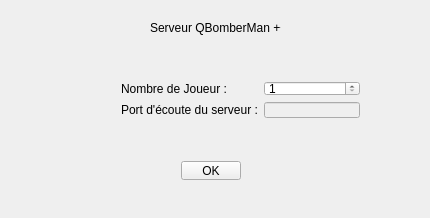
<?xml version="1.0" encoding="UTF-8"?>
<ui version="4.0">
 <class>FenetreServeur</class>
 <widget class="QMainWindow" name="FenetreServeur">
  <property name="geometry">
   <rect>
    <x>0</x>
    <y>0</y>
    <width>430</width>
    <height>218</height>
   </rect>
  </property>
  <property name="sizePolicy">
   <sizepolicy hsizetype="Preferred" vsizetype="Preferred">
    <horstretch>0</horstretch>
    <verstretch>0</verstretch>
   </sizepolicy>
  </property>
  <property name="minimumSize">
   <size>
    <width>0</width>
    <height>0</height>
   </size>
  </property>
  <property name="baseSize">
   <size>
    <width>751</width>
    <height>518</height>
   </size>
  </property>
  <property name="windowTitle">
   <string>QBomberMan++</string>
  </property>
  <widget class="QWidget" name="principalWidget">
   <property name="sizePolicy">
    <sizepolicy hsizetype="Preferred" vsizetype="Preferred">
     <horstretch>0</horstretch>
     <verstretch>0</verstretch>
    </sizepolicy>
   </property>
   <property name="minimumSize">
    <size>
     <width>0</width>
     <height>0</height>
    </size>
   </property>
   <widget class="QWidget" name="formLayoutWidget">
    <property name="geometry">
     <rect>
      <x>110</x>
      <y>70</y>
      <width>261</width>
      <height>59</height>
     </rect>
    </property>
    <layout class="QFormLayout" name="formLayout">
     <property name="fieldGrowthPolicy">
      <enum>QFormLayout::AllNonFixedFieldsGrow</enum>
     </property>
     <item row="2" column="1">
      <widget class="QLineEdit" name="portLigneEdit">
       <property name="enabled">
        <bool>false</bool>
       </property>
       <property name="inputMethodHints">
        <set>Qt::ImhDigitsOnly</set>
       </property>
       <property name="readOnly">
        <bool>true</bool>
       </property>
      </widget>
     </item>
     <item row="2" column="0">
      <widget class="QLabel" name="portLabel">
       <property name="text">
        <string>Port d'écoute du serveur :</string>
       </property>
      </widget>
     </item>
     <item row="1" column="0">
      <widget class="QLabel" name="nbjLabel">
       <property name="text">
        <string>Nombre de Joueur :</string>
       </property>
      </widget>
     </item>
     <item row="1" column="1">
      <widget class="QSpinBox" name="nbJSpinBox">
       <property name="minimum">
        <number>1</number>
       </property>
      </widget>
     </item>
    </layout>
   </widget>
   <widget class="QLabel" name="titleLabel">
    <property name="geometry">
     <rect>
      <x>150</x>
      <y>20</y>
      <width>131</width>
      <height>16</height>
     </rect>
    </property>
    <property name="text">
     <string>Serveur QBomberMan ++</string>
    </property>
   </widget>
   <widget class="QWidget" name="horizontalLayoutWidget">
    <property name="geometry">
     <rect>
      <x>170</x>
      <y>150</y>
      <width>82</width>
      <height>41</height>
     </rect>
    </property>
    <layout class="QHBoxLayout" name="horizontalLayout">
     <item>
      <widget class="QPushButton" name="okButton">
       <property name="text">
        <string>OK</string>
       </property>
      </widget>
     </item>
    </layout>
   </widget>
  </widget>
 </widget>
 <layoutdefault spacing="6" margin="11"/>
 <resources/>
 <connections/>
</ui>
